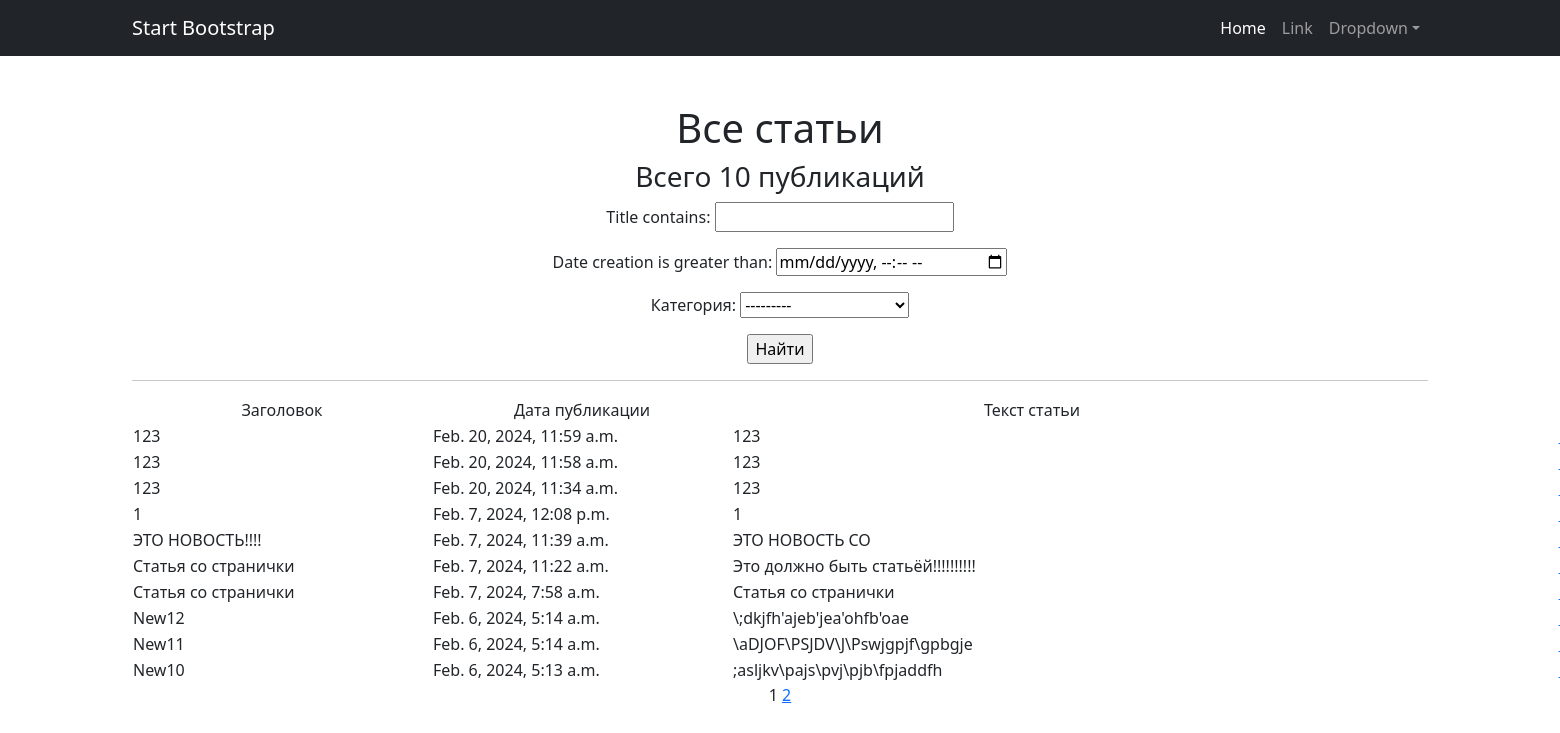
The app's page / (signed in) with its own data.
### newsarticle/models.py (models this page shows, shortened)
class Post(models.Model):
    author = models.ForeignKey(Author, on_delete=models.CASCADE)
    NEWS = 'NW'
    ARTICLE = 'AR'
    CATEGORY_CHOICES = (
        (NEWS, 'Новость'),
        (ARTICLE, 'Статья'),
    )
    category_type = models.CharField(max_length=2, choices=CATEGORY_CHOICES, default=ARTICLE)
    date_creation = models.DateTimeField(auto_now_add=True)
    post_category = models.ManyToManyField(Category, through='PostCategory')
    title = models.CharField(max_length=128)
    text = models.TextField()
    rating = models.IntegerField(default=0)

### newsarticle/views.py (the view)
# urls.py: path('', PostPreview.as_view(), name='posts_list'),
class PostPreview(ListView):
    model = Post
    ordering = '-date_creation'
    template_name = 'posts.html'
    context_object_name = 'posts'
    paginate_by = 10
    def get_queryset(self):
        queryset = super().get_queryset()
        self.filterset = PostFilter(self.request.GET, queryset)
        return self.filterset.qs
    def get_context_data(self, **kwargs):
        context = super().get_context_data(**kwargs)
        context['time_now'] = datetime.utcnow()
        context['filterset'] = self.filterset
        context['next_post'] = None
        return context

### newsarticle/models.py (called while the page is built)
    def __str__(self):
        return self.naming.title()

### newsarticle/templatetags/custom_filters.py (called while the page is built)
@register.filter()
def censor(text):
    for word in bad_words:
        text = text.replace(word[1:], '*' * len(word[1:]))
    return text

### newsarticle/templatetags/custom_tags.py (called while the page is built)
@register.simple_tag(takes_context=True)
def url_replace(context, **kwargs):
    d = context['request'].GET.copy()
    for k, v in kwargs.items():
        d[k] = v
    return d.urlencode()

### templates/posts.html (shortened to what this page needs)
{% extends 'flatpages/default.html' %}
{% load custom_filters %}
{% load custom_tags %}
{% block content %}
   <h1>Все статьи</h1>
   <h3>Всего {{ posts|length }} публикаций</h3>
   <form action="" method="get">
       {{ filterset.form.as_p }}
       <input type="submit" value="Найти" />
   </form>
    <hr>
   {% if posts %}
       <table style="height: 31px; margin-left: auto; margin-right: auto; width: 1800px;">
           <tbody>
               <tr>
                   <td style="width: 300px; text-align: center;"> Заголовок </td>
                   <td style="width: 300px; text-align: center;"> Дата публикации </td>
                   <td style="width: 600px; text-align: center;"> Текст статьи </td>
               </tr>
       {% for post in posts %}
               <tr>
                   <td style="width: 300px; text-align: left;"> {{ post.title|censor }} </td>
                   <td style="width: 300px; text-align: left;"> {{ post.date_creation }} </td>
                   <td style="width: 600px; text-align: left;"> {{ post.text|censor|truncatewords:20 }} </td>
                   <td>
                </td>
               </tr>
               {% endfor %}
           </tbody>
       </table>
   {% else %}
       <h2>Новостей и статей нет!</h2>
   {% endif %}
   {{ page_obj.number }}
   {% if page_obj.has_next %}
       <a href="?{% url_replace page=page_obj.next_page_number %}">{{ page_obj.next_page_number }}</a>
   {% endif %}
{% endblock content %}

### records on screen
Post: title|censor "123", date_creation "Feb. 20, 2024, 11:59 a.m.", text|censor "123"
Post: title|censor "123", date_creation "Feb. 20, 2024, 11:58 a.m.", text|censor "123"
Post: title|censor "123", date_creation "Feb. 20, 2024, 11:34 a.m.", text|censor "123"
Post: title|censor "1", date_creation "Feb. 7, 2024, 12:08 p.m.", text|censor "1"
Post: title|censor "ЭТО НОВОСТЬ!!!!", date_creation "Feb. 7, 2024, 11:39 a.m.", text|censor "ЭТО НОВОСТЬ СО"
Post: title|censor "Статья со странички", date_creation "Feb. 7, 2024, 11:22 a.m.", text|censor "Это должно быть статьёй!!!!!!!!!!"
Post: title|censor "Статья со странички", date_creation "Feb. 7, 2024, 7:58 a.m.", text|censor "Статья со странички"
Post: title|censor "New12", date_creation "Feb. 6, 2024, 5:14 a.m.", text|censor "\\;dkjfh'ajeb'jea'ohfb'oae"
Post: title|censor "New11", date_creation "Feb. 6, 2024, 5:14 a.m.", text|censor "\\aDJOF\\PSJDV\\J\\Pswjgpjf\\gpbgje"
Post: title|censor "New10", date_creation "Feb. 6, 2024, 5:13 a.m.", text|censor ";asljkv\\pajs\\pvj\\pjb\\fpjaddfh"

### other values on screen
{{ posts|length }} "10"
{{ page_obj.number }} "1"
{{ page_obj.next_page_number }} "2"
